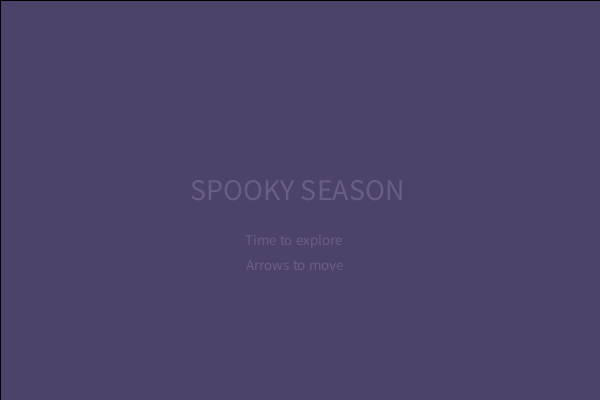
Frame 1 (no input)
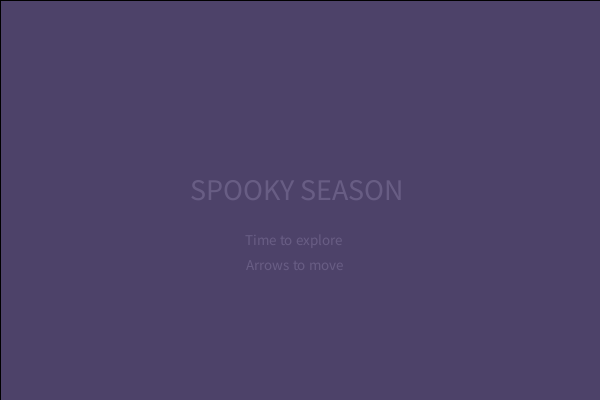
Frame 60 (the mouse pressed at the canvas centre just before this capture)
Frame 120 (the mouse held since frame 60 and released just before this capture): identical to frame 60, image omitted

The Processing sketch that drew these frames (run headless with seeded random() and noise(); from frame 60 on, the mouse is pressed at the canvas centre):

// Processing sketch: MidtermRunner
// ── MidtermRunner.pde
float score;
float Up;
float Side;
void setup() {
  size(600, 400);
  rectMode(CENTER);
  Up=0;
  Side=0;
  for (int i = 0; i < b.length; i++) {
    b[i] = new Bats(random(width), random(100, 400));
  }
  for (int j = 0; j < b.length; j++) {
    c[j] = new Clouds(random(width), random(100, 400));
  }
}

void draw() {


  StartScreen(width/2, height/2);
  if (score>=1) {

    background(72, 61, 100); 
    textSize(15);
    fill(104, 93, 132, 0);
    text("Score: "+score, 50, 50);
    for (int j = 0; j < c.length; j+=2) {
      c[j].update();
      c[j].display();
    }
    for (int i = 0; i < b.length; i+=2) {
      b[i].update();
      b[i].display();
    }
    
    Ghost(width/2+Side, height/2+Up);
  }
 
}

void keyPressed() {
  if (key == CODED) {
    if (keyCode == UP) {
      Up-=30;
    } else if (keyCode == DOWN) {
      Up+=30;
    } else if (keyCode == RIGHT) {
      Side+=30;
    } else if (keyCode == LEFT) {
      Side-=30;
    }
    score++;
  } else {

    Up=0;
  }
}

// ── Bat.pde
Bats[] b = new Bats[10];

void Bat(float x, float y) {
  noStroke();
  fill(32, 21, 60);
  ellipse(x, y, 15, 10);
  ellipse(x+15, y-2, 18, 10);
  ellipse(x-15, y-2, 18, 10);
  fill(72, 61, 100);
  ellipse(x-20, y+2, 8, 7);
  ellipse(x-12, y+2, 8, 7);
  ellipse(x+20, y+2, 8, 7);
  ellipse(x+12, y+2, 8, 7);
}

class Bats {
  float x;
  float y;
  float dx;
  float dy;
  Bats(float _x, float _y) {
    x = _x;
    y= _y;
    dx = random(-2, -8);
    dy = random(-0.2f, 0.2f);
  }
  void update() {
    if (x < -10) {
      x=random(610, 620);
      y = random(100, 300);
    }
    x += dx;
    y+= dy;
    
  }
  void display() {
    Bat(x, y);
  }
}

// ── Environment.pde
//float floater;
//float cloudX;
//void Environment(float x, float y) {
//  Clouds(x, y);

//}

//void Clouds(float x, float y) {
//noStroke();
//fill(77, 66, 105);
//ellipse(x,y,100,70);
//ellipse(x-60,y,100,70);
//ellipse(x-30,y-30,80,70);


//ellipse(x+300,y+200,80,70);
//ellipse(x+250,y+200,80,70);
//ellipse(x+200,y+200,90,70);
//ellipse(x+250,y+170,80,70);
//}

Clouds[] c = new Clouds[10];

void Cloud(float x, float y) {
  noStroke();
  fill(75, 64, 103);
  ellipse(x, y, 100, 70);
  ellipse(x-60, y, 100, 70);
  ellipse(x-30, y-30, 80, 70);


  ellipse(x+300, y+200, 80, 70);
  ellipse(x+250, y+200, 80, 70);
  ellipse(x+200, y+200, 90, 70);
  ellipse(x+250, y+170, 80, 70);
}

class Clouds {
  float x;
  float y;
  float dx;

  Clouds(float _x, float _y) {
    x = _x;
    y= _y;
    dx = random(-2, 0);
  }
  void update() {
    if (x < -200) {
      x=random(700, 900);
      y = random(-100, 500);
    }
    x += dx;
  }
  void display() {
    Cloud(x, y);
  }
}

// ── Four_Sides.pde
void RightSide(float x, float y) {
  fill(242, 165, 153);
  rect(x, y, width, height);
  textSize(30);
  fill(252, 235, 232);
  text("TRICK or TREAT", x-110, y-20);
  fill(255);
  rect(width/2, height/2+110, 5, 150);
  fill(250, 97, 97);
  ellipse(width/2, height/2+60, 70, 70);
  if (mousePressed) {
    fill(242, 165, 153);
    ellipse(width/2+30, height/2+60, 20, 20);
    ellipse(width/2+30, height/2+40, 20, 25);
  }
}

void LeftSide(float x, float y) {
  fill(27, 27, 28);
  rect(x, y, width, height);
  textSize(30);
  fill(174, 174, 176);
  text("HAUNTED FOREST", x-110, y-20);
  fill(102, 77, 62);
  rect(308, 350, 10, 70, 4); 
  fill(67, 89, 71);
  triangle(275, 305, 308, 230, 341, 305);
  triangle(270, 345, 308, 270, 346, 345);
  if (mousePressed) {
    fill(255);
    ellipse(300,320,10,10);
    ellipse(315,320,10,10);
    fill(0);
       ellipse(300,320,5,5);
    ellipse(315,320,5,5);

  }
}

void UpSide(float x, float y) {
  fill(47, 59, 71);
  rect(x, y, width, height);
  textSize(30);
  fill(135, 147, 161);
  text("MIDNIGHT MOON", x-130, y+40);
  fill(252, 245, 222);
  ellipse(width/2, height/2-100, 100, 100);
  fill(47, 59, 71);
  ellipse(width/2+50, height/2-100, 100, 100);
  if (mousePressed) {
    for (int i =50; i<width; i+=50) {
      for (int j =50; j<height; j+=50) {
        fill(255, 20);
        ellipse(i, j, 2, 10);
        ellipse(i, j, 10, 2);
      }
    }
  }
}

void DownSide(float x, float y) {
  fill(95, 107, 92);
  rect(x, y, width, height);
  textSize(30);
  fill(178, 189, 175);
  text("PUMPKIN PATCH", x-110, y-20);

  fill(109, 133, 93);
  rect(width/2, height/2+60, 10, 50, 2);
  fill(237, 173, 116);
  ellipse(width/2, height/2+110, 100, 100);
  if (mousePressed) {
    fill(255, 219, 102);
    ellipse(width/2-20, height/2+110, 10, 10);
    ellipse(width/2+20, height/2+110, 10, 10);
  } else {
    fill(0);
    ellipse(width/2-20, height/2+110, 10, 10);
    ellipse(width/2+20, height/2+110, 10, 10);
  }
}

// ── Ghost.pde
void Ghost(float x, float y) {
  head(x, y);
  body(x, y);
  face(x, y);
  if (key == CODED) {
    if (keyCode == UP) {
      armsUp(x, y);
    } else if(keyCode == RIGHT){ 
        head(x, y);
    lookLeft(x,y);
     armsDown(x, y);
         }else if(keyCode == LEFT){ 
             head(x, y);
    lookRight(x,y);
     armsDown(x, y);
         } else {
      armsDown(x, y);
      face(x,y);
    }
  }
  if(x>width+5){
    RightSide(width/2,height/2);
  }
   if(y>height+8){
    DownSide(width/2,height/2);
  }
   if(x<0-5){
    LeftSide(width/2,height/2);
  }
   if(y<0-10){
    UpSide(width/2,height/2);
  }
}

void head(float x, float y) {
  noStroke();
  fill(94, 83, 122);
  ellipse(x, y, 50, 50);
}
void body(float x, float y) {
  noStroke();
  fill(94, 83, 122);
  rect(x, y+29, 50, 60, 7);
}
void face(float x, float y) {
  stroke(0);
  fill(80, 0, 0, 20);
  ellipse(x-10, y+3, 5, 5);
  ellipse(x+10, y+3, 5, 5);
  fill(255, 60);
  ellipse(x-10, y+3, 3, 3);
  ellipse(x+10, y+3, 3, 3);
  noStroke();
  fill(122, 93, 122);
  ellipse(x-12, y+8, 12, 5);
  ellipse(x+13, y+8, 12, 5);
}
void armsUp(float x, float y) {
  noStroke();
  fill(94, 83, 122);
  ellipse(x, y+12, 90, 10);
  fill(122, 93, 122, 80);
  ellipse(x-12, y+8, 12, 5);
  ellipse(x+13, y+8, 12, 5);
}
void armsDown(float x, float y) {
  noStroke();
  fill(94, 83, 122);
  ellipse(x+28, y+25, 9, 32);
  ellipse(x-28, y+25, 9, 32);
  ellipse(x, y+12, 61, 10);
  fill(122, 93, 122, 80);
  ellipse(x-12, y+8, 12, 5);
  ellipse(x+13, y+8, 12, 5);
}

void lookRight(float x, float y){
    stroke(0);
  fill(80, 0, 0, 20);
  ellipse(x-13, y+3, 5, 5);
  ellipse(x+7, y+3, 5, 5);
  fill(255, 60);
  ellipse(x-13, y+3, 3, 3);
  ellipse(x+7, y+3, 3, 3);
  noStroke();
  fill(122, 93, 122);
  ellipse(x-15, y+8, 12, 5);
  ellipse(x+10, y+8, 12, 5);
}
void lookLeft(float x, float y){
  stroke(0);
  fill(80, 0, 0, 20);
  ellipse(x-7, y+3, 5, 5);
  ellipse(x+13, y+3, 5, 5);
  fill(255, 60);
  ellipse(x-7, y+3, 3, 3);
  ellipse(x+13, y+3, 3, 3);
  noStroke();
  fill(122, 93, 122);
  ellipse(x-9, y+8, 12, 5);
  ellipse(x+16, y+8, 12, 5);
}

// ── StartScreen.pde
void StartScreen(float x, float y) {
  fill(77, 66, 105);
  rect(x, y, width, height);
  textSize(30);
  fill(104, 93, 132);
  text("SPOOKY SEASON", x-110, y);
  textSize(15);
  text("Time to explore", x-55, y+45);
  text("Arrows to move", x-54, y+70);
}
